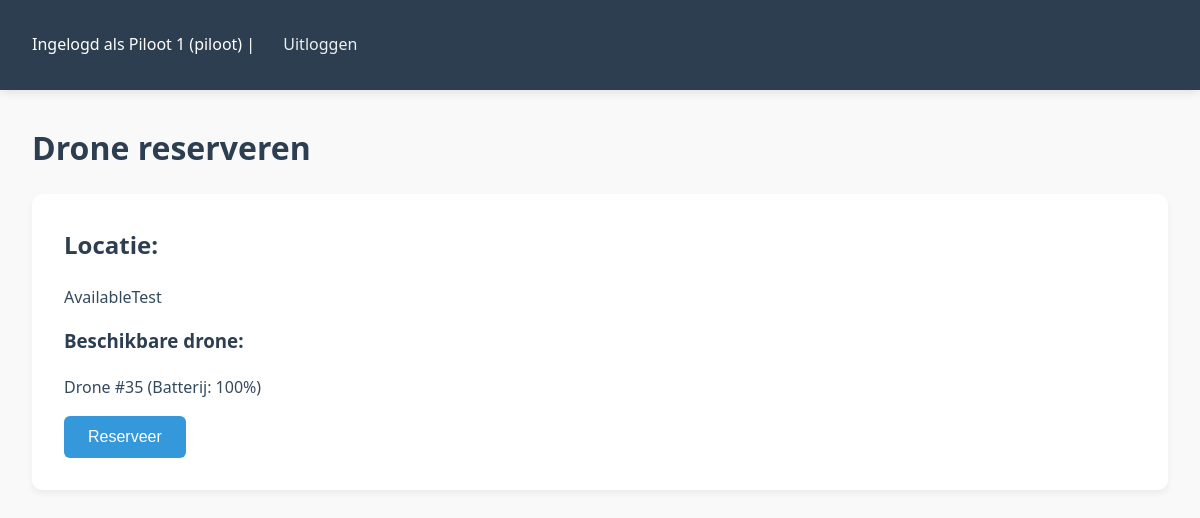
The app's page /reserveer?location_id=45&drone_id=35 (signed in) with its own data.
### tables this page shows
CREATE TABLE Users (
        ID INTEGER PRIMARY KEY,
        Naam TEXT NOT NULL,
        Rol TEXT NOT NULL
    );

CREATE TABLE Startplaats (
        ID INTEGER PRIMARY KEY,
        naam TEXT NOT NULL,
        maxDrones INTEGER NOT NULL
    );

### routes.py (the view, shortened to what this page needs)
@routes_bp.route('/reserveer', methods=['GET', 'POST'])
@login_required
def reserveer():
    location_id = request.args.get('location_id', type=int)
    drone_id = request.args.get('drone_id', type=int)
    available_locations = Locatie.get_available_drones_per_location()
    selected_location = None
    selected_drone = None
    if location_id is not None:
        selected_location = Locatie.by_id(location_id)
    if drone_id is not None:
        selected_drone = Drone.by_id(drone_id)
    return render_template('reserveer.html', locations=available_locations, selected_location=selected_location, selected_drone=selected_drone)

### app.py (called while the page is built)
@login_manager.user_loader
def load_user(user_id):
    user = User.by_id(user_id)
    return user

### database_context.py (called while the page is built)
    def getDbConn(self):
        return self._conn

### model/drone.py (called while the page is built)
    @staticmethod
    def by_id(drone_id):
        sql = '''select isbeschikbaar, batterijlevel, locatieId, id from drones where id = ?'''
        dc = DatabaseContext()
        conn = dc.getDbConn()
        cursor = conn.execute(sql, (drone_id,))
        row = cursor.fetchone()
        return Drone(beschikbaarheid=row[0], batterijLevel=row[1], locatieId=row[2], id=row[3])

    @staticmethod
    def all():
        sql = 'select id, batterijlevel, isbeschikbaar, locatieId from drones'
        dc = DatabaseContext()
        conn = dc.getDbConn()
        cursor = conn.execute(sql)
        rows = cursor.fetchall()
        drones = []
        for row in rows:
            drone = Drone(
                beschikbaarheid=row[2],
                batterijLevel=row[1],
                locatieId=row[3],
                id=row[0]
            )
            drones.append(drone)
        return drones

    def to_dict(self):
        return {
            "id": self.id,
            "beschikbaarheid": self.beschikbaarheid,
            "batterijlevel": self.batterijLevel,
            "locatieId": self.locatieId
        }

### model/locatie.py (called while the page is built)
    @staticmethod
    def all():
        sql = '''select id, naam, maxDrones from startplaats'''
        dc = DatabaseContext()
        conn = dc.getDbConn()
        cursor = conn.cursor()
        cursor.execute(sql)
        rows = cursor.fetchall()
        conn.close()
        locaties = []
        for row in rows:
            locatie = Locatie(
                naam=row[1],
                maxDrones=row[2],
                id=row[0]
            )
            locaties.append(locatie)
        return locaties

    @staticmethod
    def by_id(loc_id):
        dc = DatabaseContext()
        conn = dc.getDbConn()
        sql = '''select naam, maxDrones, id from startplaats where id = ?'''
        cursor = conn.execute(sql, (loc_id,))
        row = cursor.fetchone()
        locatie = Locatie(naam=row[0], maxDrones=row[1], id=row[2])
        return locatie

### model/user.py (called while the page is built)
    @staticmethod
    def by_id(user_id):
        dc = DatabaseContext()
        conn = dc.getDbConn()
        sql = '''select naam, rol, id from users where id = ?'''
        cursor = conn.execute(sql, (user_id,))
        row = cursor.fetchone()
        if row:
            return User(naam=row[0], rol=row[1], id=row[2])
        return None

### templates/reserveer.html (shortened to what this page needs)
{% extends "base.html" %}
{% block content %}
    <h1>Drone reserveren</h1>
    <form method="POST">
        <h2>Locatie:</h2>
        {% if selected_location %}
            <p>{{ selected_location.naam }}</p>
        {% endif %}
        <div id="drone-selection">
            <h3>Beschikbare drone:</h3>
            {% if selected_drone %}
                <p>Drone #{{ selected_drone.id }} (Batterij: {{ selected_drone.batterijLevel }}%)</p>
            {% else %}
                <p>Selecteer een locatie om drones weer te geven.</p>
            {% endif %}
        </div>
        <button type="submit">Reserveer</button>
    </form>
{% endblock %}

### templates/base.html (shortened to what this page needs)
<!DOCTYPE html>
<html>
<head>
    <link rel="stylesheet" href="{{ url_for('static', filename='style.css') }}">
</head>
<body>
    <header>
        {% if current_user.is_authenticated %}
            <p>Ingelogd als {{ current_user.naam }} ({{ current_user.rol }}) | <a href="{{ url_for('auth.logout') }}">Uitloggen</a></p>
        {% endif %}
    </header>
    <main>
        {% block content %}{% endblock %}
    </main>
</body>
</html>

### static/style.css (style rules this page uses)
:root { --primary: #3498db; --primary-dark: #2980b9; --secondary: #2c3e50; --success: #27ae60; --warning: #f39c12; --danger: #e74c3c; --light: #ecf0f1; --dark: #34495e; --gray: #bdc3c7; }
body { font-family: 'Segoe UI', Tahoma, Geneva, Verdana, sans-serif; line-height: 1.6; color: var(--dark); background-color: #f9f9f9; margin: 0; padding: 0; }
header { background-color: var(--secondary); color: white; padding: 1rem 2rem; display: flex; justify-content: space-between; align-items: center; box-shadow: 0 2px 10px rgba(0, 0, 0, 0.1); }
header a { color: var(--light); text-decoration: none; margin-left: 1.5rem; font-weight: 500; transition: color 0.3s; }
main { max-width: 1400px; margin: 2rem auto; padding: 0 2rem; }
h1, h2, h3 { color: var(--secondary); margin-top: 0; }
form { background: white; padding: 2rem; border-radius: 10px; box-shadow: 0 4px 6px rgba(0, 0, 0, 0.05); margin-bottom: 2rem; }
button, .button { background-color: var(--primary); color: white; border: none; padding: 0.75rem 1.5rem; border-radius: 6px; cursor: pointer; font-size: 1rem; font-weight: 500; text-decoration: none; display: inline-flex; align-items: center; justify-content: center; transition: all 0.3s; }

### records on screen
Users: naam "Piloot 1", rol "piloot"
Startplaats: naam "AvailableTest"

### other values on screen
{{ selected_drone.id }} "35"
{{ selected_drone.batterijLevel }} "100"
